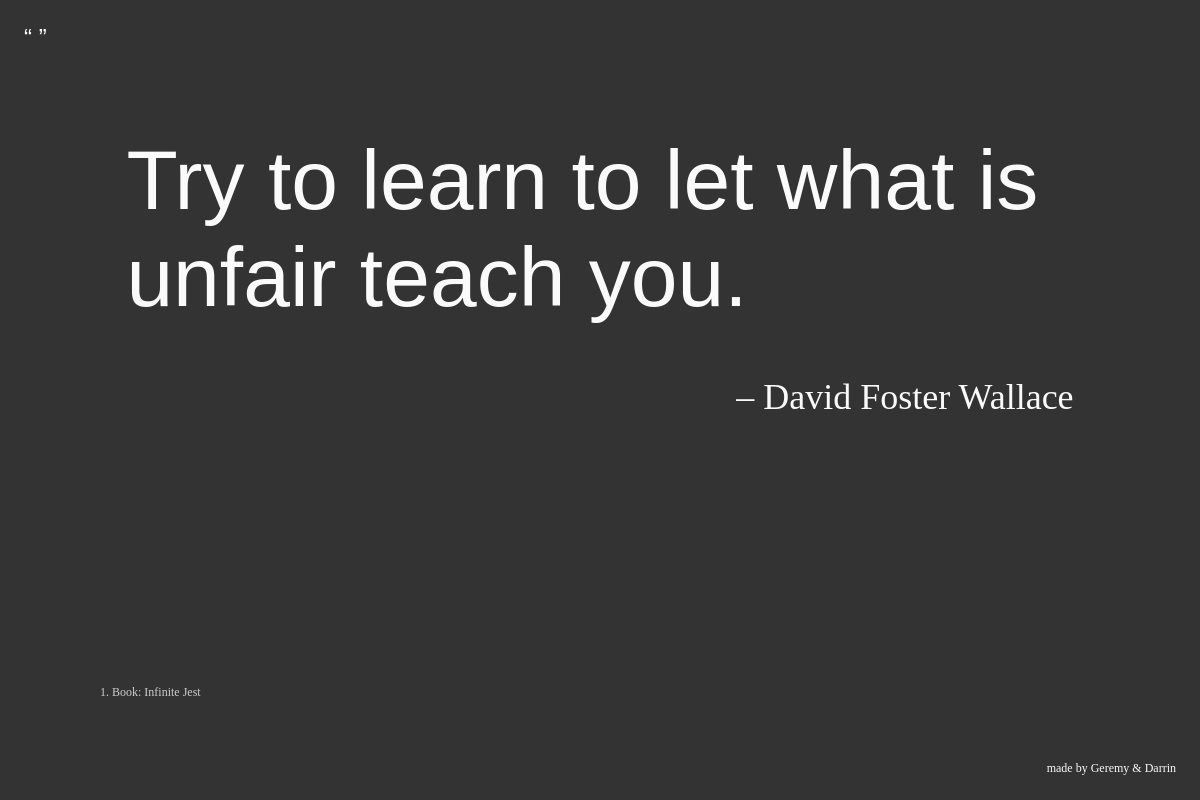
The app's page /person/2/2/ with its own data.
### people/models.py (models this page shows, shortened)
class Quote(models.Model):
    person = models.ForeignKey(Person)
    slug = models.SlugField()
    quote_text = models.TextField()
    source = models.TextField()
    topics = models.CharField(max_length=200)
    date = models.CharField(max_length=5)
    pub_date = models.DateTimeField('date published', default=datetime.datetime.now())
    updated_date = models.DateTimeField(default=datetime.datetime.now())

class Person(models.Model):
    person_name = models.CharField(max_length=200)
    slug = models.SlugField()
    wiki = models.URLField('Authors Wikipedia Page')
    pub_date = models.DateTimeField('date published',default=datetime.datetime.now())
    updated_date = models.DateTimeField(default=datetime.datetime.now())

### people/views.py (the view)
# urls.py: url(r'^(?P<person_id>\d+)/(?P<quote_id>\d+)/$', views.quote_detail, name='quote_detail'),
def quote_detail(request, person_id, quote_id):
    quote = get_object_or_404(Quote, pk=quote_id)
    person = get_object_or_404(Person, pk=person_id)
    return render(request, 'people/quote_detail.html', {
        'person': person,
        'quote': quote,
        })

### people/templates/people/quote_detail.html
{% extends "base.html" %}
{% block content %}
    <h1 class="quote {% if quote.quote_text|length > 100 %} long {% endif %}">{{ quote.quote_text }}</h1>
    <h2 class="person">– <a href="{% url 'person_detail' person.id %}">{{ person.person_name }}</a></h2>
    <small class="source">1. {{ quote.source|urlize }}</small>
{% endblock content %}

### people/templates/base.html (style rules this page uses)
html { color: #fafafa; background-color: #333; text-align: center; font-size: 24px; padding-top: 24px; font-family:"Futura", serif; }
a { color: #fafafa; text-decoration: none; }
.quote { font-family: Cooper Black, Arial Black, Sans-Serif; font-size: 84px; font-weight: 100; padding: 100px 100px 50px 100px; max-width: 80%; margin: auto; text-align: left; }
.source { font-size: 12px; position: absolute; bottom: 100px; left: 100px; color: #ccc; }
.person { font-weight: 100; text-align: right; max-width: 80%; margin: auto; }

### records on screen
Quote: quote_text "Try to learn to let what is unfair teach you.", source "Book: Infinite Jest"
Person: person_name "David Foster Wallace"
